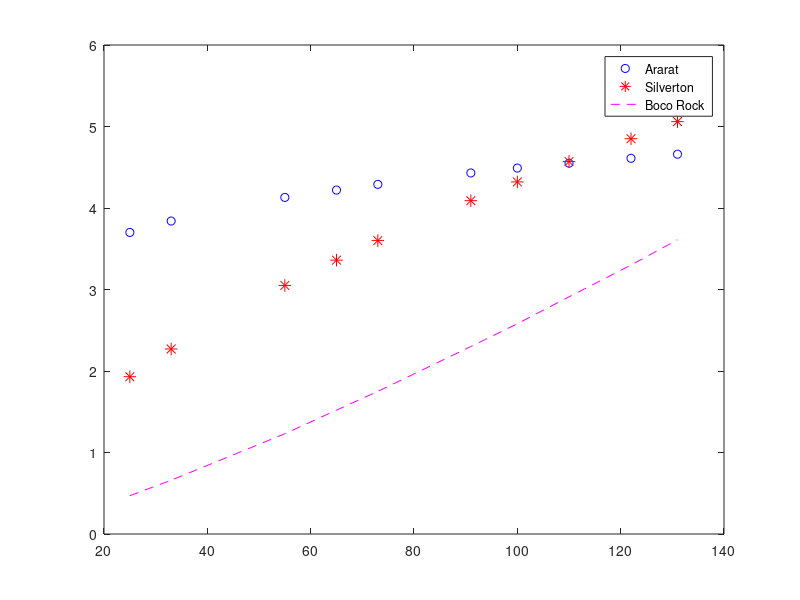

The MATLAB script that drew this image:
% Q3

% Some code may already be provided below
% DO NOT clear, close or clc inside this script
% Apply good programming practices
%
% Name :
% ID   :
% Date Modified : 

fprintf('\n Q3 \n\n')
%%
%Add your code here
%
data_file = importdata('avg_wind_data.txt').data;
height = data_file(:,1);
avg_ararat = data_file(:,2);
avg_silver = data_file(:,3);
avg_boco = data_file(:,4);


plot(height,avg_ararat,'bo','MarkerSize',6)
hold on 
plot(height,avg_silver,'r*','MarkerSize',9)
hold on
plot(height,avg_boco,'m--','MarkerSize',9)
legend('Ararat','Silverton','Boco Rock')

%Print results

%You should have updated one figure window by the end of this task.
figure(1)
